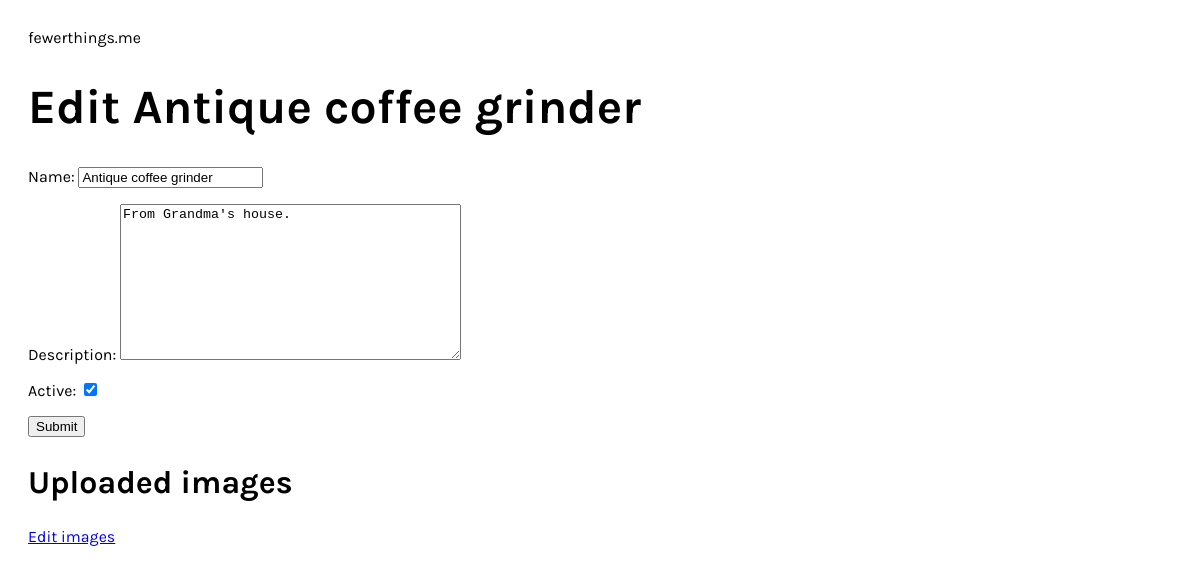
Page /things/antique-coffee-grinder/edit/ (signed in) on the earlier database version.
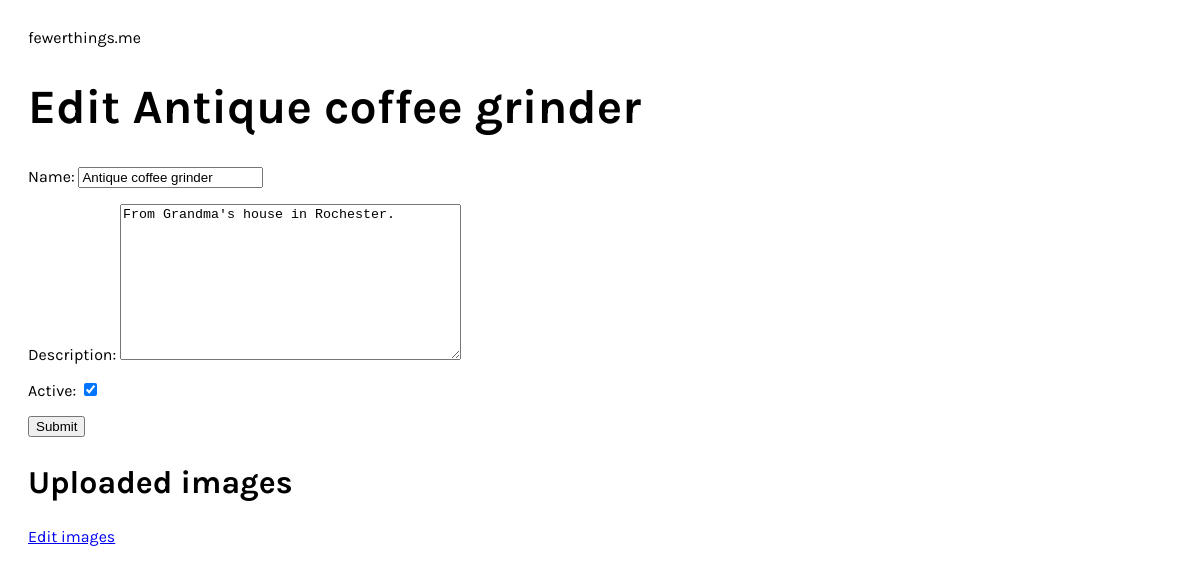
Same page on the later database version.
### inventory/models.py (models this page shows, shortened)
class Timestamp(models.Model):
	created = models.DateTimeField(auto_now_add=True)
	updated = models.DateTimeField(auto_now=True)
	class Meta:
		abstract = True

class Thing(Timestamp):
	name = models.CharField(max_length=255)
	description = models.TextField()
	slug = models.SlugField(unique=True)
	user = models.ForeignKey(User, blank=True, null=True)
	active = models.BooleanField(default=True)

### inventory/views.py (the view)
@login_required
def edit_thing(request, slug):
	thing = Thing.objects.get(slug=slug)
	uploads = thing.uploads.all()
	if thing.user != request.user:
		raise Http404
	form_class = ThingFormEdit
	if request.method == 'POST':
		form = form_class(data=request.POST, instance=thing)
		if form.is_valid():
			form.save()
			messages.success(request, 'Details updated.')
			return redirect('thing_detail', slug=thing.slug)
	else:
		form = form_class(instance=thing)
	return render(request, 'things/edit_thing.html', {
		'thing': thing,
		'form': form,
		'uploads': uploads,
	})

### inventory/forms.py
class ThingFormEdit(ModelForm):
	class Meta:
		model = Thing
		fields = ('name', 'description','active',)

### inventory/templates/things/edit_thing.html (shortened to what this page needs)
{% extends 'base.html' %}
{% block content %}
	<h1>Edit {{ thing.name }}</h1>
	<form role="form" action="" method="post">
		{{ form.as_p }}
		<button type="submit">Submit</button>
	</form>
	<h2>Uploaded images</h2>
	<p>
		<a href="{% url 'edit_thing_uploads' slug=thing.slug %}">
			Edit images
		</a>
	</p>
{% endblock %}

### inventory/templates/base.html (shortened to what this page needs)
{% load staticfiles %}
<!doctype html>
<html>
<head>
	<link rel="stylesheet" href="{% static 'css/style.css' %}">
</head>
<body>
	<div class="site-name"><a href="\">fewerthings.me</a></div>
	{% block content %}{% endblock content %}
</body>
</html>

### inventory/static/css/style.css (style rules this page uses)
body { font-family: 'Karla', sans-serif; color:#000000; padding:20px; }
div.site-name { position:relative; }
div.site-name a { text-decoration:none; color:#000000; }
h1 { font-size:3em; }
h2 { font-size:2em; }

Differences in the rows shown:
changed Thing "Antique coffee grinder": description "From Grandma's house." → "From Grandma's house in Rochester."
